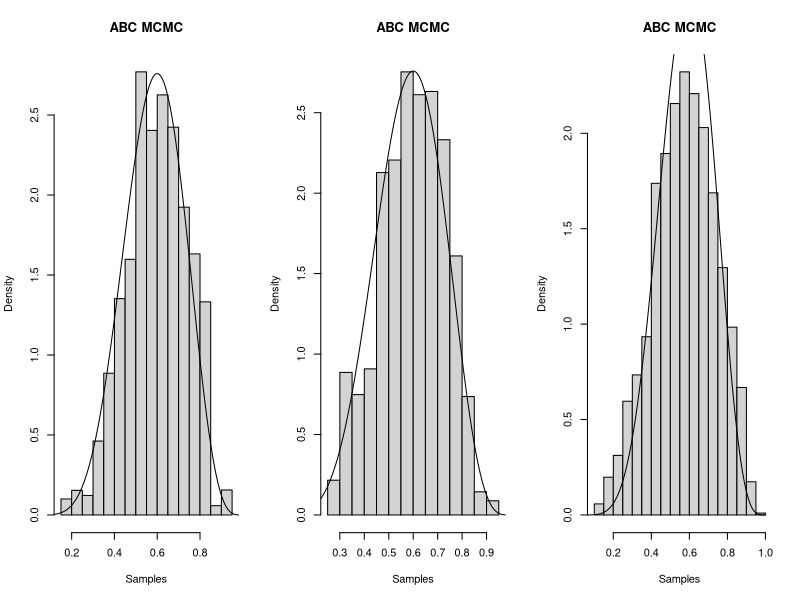

Write the R code that produced this figure.
rm(list = ls()) # cleans environment 

p = 0.5
n = 10
prior_alpha = 1
prior_beta = 1

set.seed(2)
cointosses = rbinom(n, 1, p)
yobs = sum(cointosses == 1) # number of successes = 5 currently
set.seed(NULL)


posterior_alpha = prior_alpha + yobs # 6 
posterior_beta = prior_beta + n - yobs # 6 

posterior_mean = posterior_alpha / (posterior_alpha + posterior_beta) # 0.5
denominator_intermediate_step = (posterior_alpha + posterior_beta)^2 * (posterior_alpha + posterior_beta + 1)
posterior_std = sqrt((posterior_alpha * posterior_beta) / denominator_intermediate_step) # 0.139

library(truncnorm)

abc_mcmc_triangular = function(h, yobs, n) {
  
  proposal_density = function(x, mean, std) { # gets values from the proposal density 
    return (dtruncnorm(x, a =0, b=1, mean=mean, sd=std))
  }
  
  proposal_density_sampling = function(mean, std) { # gets random samples from the proposal density 
    return (rtruncnorm(1, a =0, b=1, mean=mean, sd=std))
  }
  
  N = 10000 # number of iterations 
  var_chosen = 0.01 # some value for variance chosen
  abc_mcmc_samples = list() # samples accepted 
  
  triangular_kernel = function(h, y, yobs) {
    if (abs(y-yobs) <= h) {return ((h-abs(y-yobs))/h)}
    else {return (0)}
  }
  
  initial_p = runif(1, 0, 1) # initial p
  
  initial_y = sum(rbinom(n, 1, initial_p) == 1) # number of successes from initial p
  
  while (triangular_kernel(h, initial_y, yobs) == 0) { # if initial y not within bandwidth of h , then re-sample a new p and a new y
    initial_p = runif(1, 0, 1)
    
    initial_y = sum(rbinom(n, 1, initial_p) == 1)
  } # continue doing this until get an initial p and initial y which is within bandwidth h
  
  current_p = initial_p # once out of while loop, set the initial values to be the current ones
  
  current_y = initial_y 
  
  for (i in 1:N) {
    
    proposed_p = proposal_density_sampling(current_p, sqrt(var_chosen)) # gets a proposed p from a truncated normal mean = current p, var = 0.01
    
    proposed_y = sum(rbinom(n, 1, proposed_p) == 1) # gets a proposed y from the proposed p
    
    old_given_new = proposal_density(current_p, proposed_p, sqrt(var_chosen))
    
    new_given_old = proposal_density(proposed_p, current_p, sqrt(var_chosen))
    
    acceptanceprob = (triangular_kernel(h, proposed_y, yobs) * dunif(proposed_p, 0, 1) * old_given_new) / 
      (triangular_kernel(h, current_y, yobs) * dunif(current_p, 0, 1) * new_given_old)
    
    acceptanceprob = min(1, acceptanceprob)
    
    if (acceptanceprob >= runif(1,0,1)) { # accept the sample dependent on its acceptance probability 
      abc_mcmc_samples = c(abc_mcmc_samples, list(proposed_p))
      current_p = proposed_p # the proposed values becomes the current values 
      current_y = proposed_y
    } 
    
    else {abc_mcmc_samples = c(abc_mcmc_samples, list(current_p))} # add the current sample to the list of chosen samples 
    
  }
  
  return (abc_mcmc_samples)
  
}

abc_mcmc_h_1_triang = abc_mcmc_triangular(1, yobs, n)

abc_mcmc_h_2_triang = abc_mcmc_triangular(1, yobs, n)

abc_mcmc_h_3_triang = abc_mcmc_triangular(3, yobs, n)

abc_mcmc_h_1_summary_t = list(mean=mean(unlist(abc_mcmc_h_1_triang)), std = sqrt(var(unlist(abc_mcmc_h_1_triang))))

abc_mcmc_h_2_summary_t = list(mean=mean(unlist(abc_mcmc_h_2_triang)), std = sqrt(var(unlist(abc_mcmc_h_2_triang))))

abc_mcmc_h_3_summary_t = list(mean=mean(unlist(abc_mcmc_h_3_triang)), std = sqrt(var(unlist(abc_mcmc_h_3_triang))))

par(mfrow=c(1,3))

sequence_samples = seq(0, 1, length=1000)

hist(unlist(abc_mcmc_h_1_triang), freq=FALSE, xlab="Samples", main="ABC MCMC")
lines(sequence_samples, dbeta(sequence_samples, posterior_alpha, posterior_beta), type ='l')

hist(unlist(abc_mcmc_h_2_triang), freq=FALSE, xlab="Samples", main="ABC MCMC")
lines(sequence_samples, dbeta(sequence_samples, posterior_alpha, posterior_beta), type ='l')

hist(unlist(abc_mcmc_h_3_triang), freq=FALSE, xlab="Samples", main="ABC MCMC")
lines(sequence_samples, dbeta(sequence_samples, posterior_alpha, posterior_beta), type ='l')
